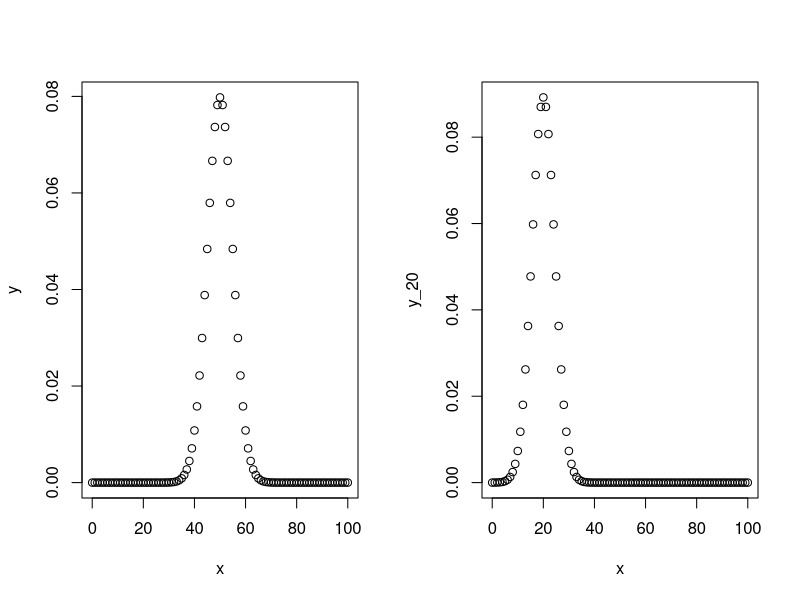
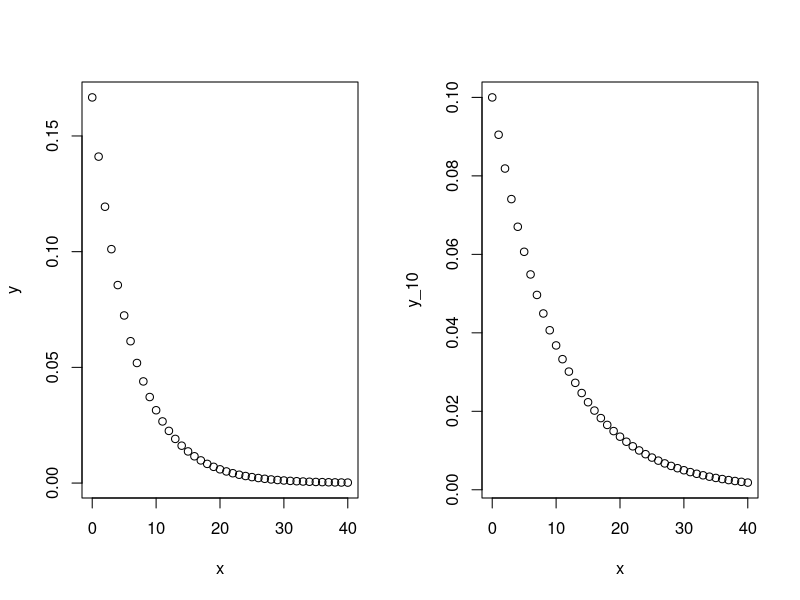
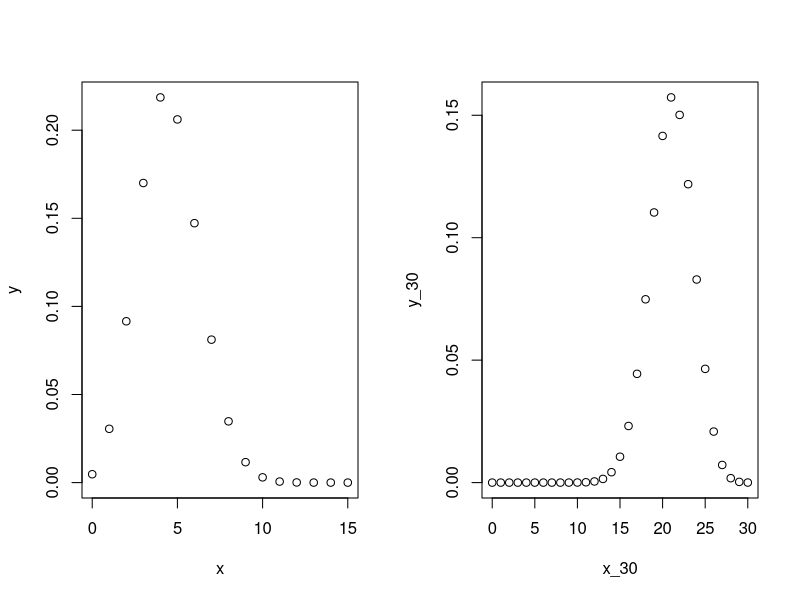
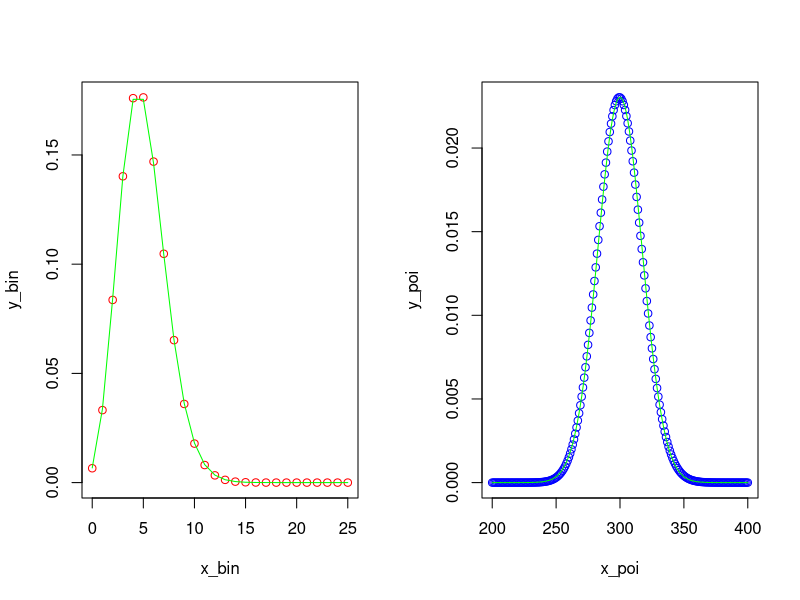
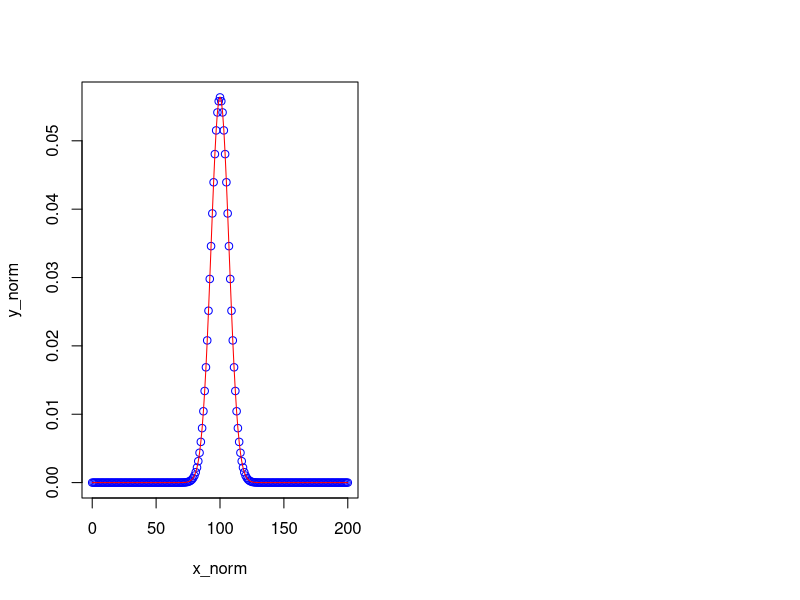

Source code (R) for these figures, in order:
# Problema 1
  azules = 5
  moradas = 3
  rojas = 4
  
  p_morada = moradas/(azules + moradas + rojas)
  # a)
  print(p_morada)
  
  # b)
  print(1 - p_morada)
  
  # c)
  p2_no_morada = (azules + rojas)/(azules + moradas + rojas - 1)
  print(p_morada*p2_no_morada)
  
# Problema 2
  print(dbinom(4, 6, 0.5))
  print(pbinom(4, 6, 0.5))


# Problema 3
  sd_norm = sqrt(abs(25))
  normal = pnorm(48, 50, sd_norm)
  
  # a)
    print(normal)
  
  # b)
    print(1 - normal)
    
  # c)
    normal_45 = pnorm(45, 50, sd_norm)
    normal_55 = pnorm(55, 50, sd_norm)
    print(normal_55 - normal_45)
  
  # d)
    quant_85 = qnorm(0.85, 50, sd_norm)
    print(quant_85)
    
  # e)
    norm_30 <- rnorm(30, 50, sd_norm)
    print(norm_30)
    
  # f)
    x <- seq(0, 100)
    y <- dnorm(x, 50, sd_norm)
    y_20 <- dnorm(x, 20, sqrt(20))
    par(mfrow=c(1,2))
    plot(x, y)
    plot(x, y_20)
    
    
# Problema 4
  lambda = 1/6
  lambda_10 = 1/10
  p6_4 = pexp(4, lambda)
  
  # a)
    print(p6_4)
    
  # b)
    print(1 - p6_4)

  # c)
    print(pexp(5, lambda) - p6_4)
    
  # d)
    print(qexp(0.75, lambda))
    
  # e)
    print(rexp(30, lambda))
    
  # f)
    x <- seq(0, 40)
    y <- dexp(x, lambda)
    y_10 <- dexp(x, lambda_10)
    par(mfrow=c(1, 2))
    plot(x, y)
    plot(x, y_10)
 
    
# Problema 5
  acum = pbinom(5, 15, 0.3)
  nums_bin <- rbinom(30, 15, 0.3)
  
  # a)
    print(acum)
    
  # b)
    print(1 - acum)
    
  # c)
    print(pbinom(6, 15, 0.3) - pbinom(1, 15, 0.3))
    
  # d)
    print(nums_bin)
    
  # e)
    x <- seq(0, 15)
    x_30 <- seq(0, 30)
    y <- dbinom(x, 15, 0.3)
    y_30 <- dbinom(x_30, 30, 0.7)
    par(mfrow=c(1, 2))
    plot(x, y)
    plot(x_30, y_30)
    

# Problema 6
    x <- runif(1000, min = 3.7, max = 5.8)
    print(x)
    
    # a)
      # Método iterativo
      mean_sum = 0
      for(number in x){
        mean_sum = mean_sum+number
      }
      mean = mean_sum/length(x)
      print(mean)
      
      # Método por propiedades de la distribución
      print((5.8+3.7)/2)
      
      # Método iterativo
      var_sum = 0
      for(number in x){
        var_sum = var_sum+number^2
      }
      var_sum = var_sum/length(x)
      var = var_sum - mean^2
      print(var)
      
      # Método por propiedades de la distribución
      var_unif = (5.8-3.7)*2/12
      print(var_unif)
      
      # Resultados de la desviación estándar de los dos métodos
      print(sqrt(var))
      print(sqrt(var_unif))
    
  # b)
    print(1 - punif(4, 3.7, 5.8))
      

# Problema 7
  lambda = 3.7
      
  # a)
    print(dpois(6, lambda))
        
  # b)
    print(ppois(1, lambda))
        
  # c)
    print(1 - ppois(8, lambda))
      
  # d)
    print(qpois(0.9, lambda))
        
  # e)
    print(rpois(20, lambda))


# Problema 8
  p_poi = 0.01
  n_poi = 500
  x_bin <- seq(0, 25)
  y_bin <- dbinom(x_bin, n_poi, p_poi)
  lambda_bin = n_poi*p_poi
  y_poi_bin <- dpois(x_bin, lambda_bin)
  
  lambda_norm = 300
  x_poi <- seq(lambda_norm - 100,lambda_norm + 100)
  y_poi <- dpois(x_poi, lambda_norm)
  sd_lambda_norm = sqrt(lambda_norm)
  y_nor_poi <- dnorm(x_poi, lambda_norm, sd_lambda_norm)
  
  p_norm = 0.5
  n_norm = 200
  x_norm <- seq(0, n_norm)
  y_norm <- dbinom(x_norm, n_norm, p_norm)
  mean_norm = n_norm*p_norm
  sd_norm = sqrt((n_norm*p_norm*(1 - p_norm)))
  y_norm_bin <- dnorm(x_norm, mean_norm, sd_norm) 
    
  # a)
    plot(x_bin, y_bin, col="red")
    lines(x_bin, y_poi_bin, col="green")
    
  # b)
    plot(x_poi, y_poi, col="blue")
    lines(x_poi, y_nor_poi, col="green")
      
  # c)
    plot(x_norm, y_norm, col="blue")
    lines(x_norm, y_norm_bin, col="red")
    